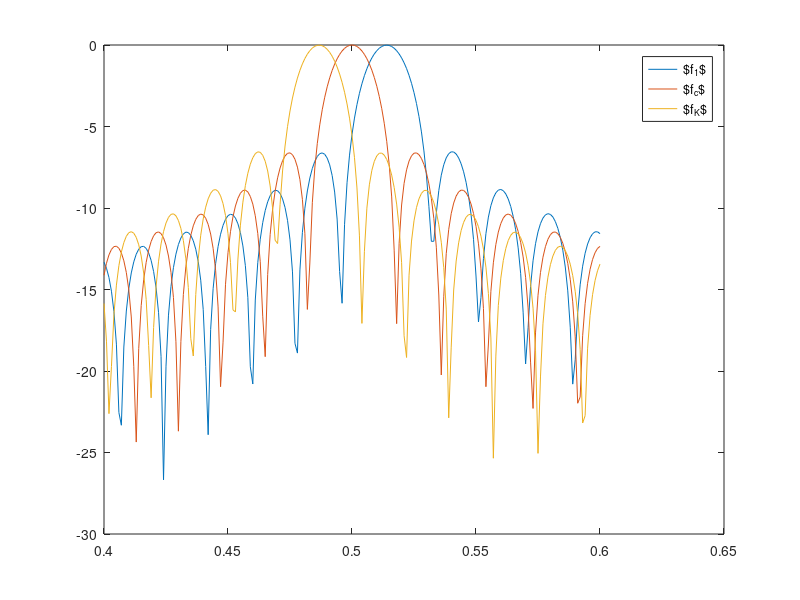

The MATLAB script that drew this image: (Note: this script raises an error after producing the figure.)
clc,
clear,

Nt = 128;
Nr = 1;
K = 512;

fc = 8e9;
B  = 400e6;

freq_range = fc-B*(K-1)/(2*K):B/K:fc+B*(K-1)/(2*K);
f1 = freq_range(1);
fc = freq_range(K/2);
fK = freq_range(K);


theta_range = 0.4:0.001:0.6;
theta_l = 0.5;

%%%%%%% Near-field %%%%%%%%
r0 = 20;
nn = -(Nt-1)/2:1:(Nt-1)/2;
c = 3e8;
d = (c/fc)/2;
r = sqrt(r0^2 + (nn*d).^2 - 2*r0*nn*d*sin(theta_l));
nf_arr_res_fc = exp(1j*2*pi*fc*(r - r0)/c)/sqrt(Nt);
%nf_arr_res_fc = 1/sqrt(Nt)*(2*pi*fc*(r - r0)/c);

nf_array_gain_f1 = zeros(length(theta_range),1);
nf_array_gain_fc = zeros(length(theta_range),1);
nf_array_gain_fK = zeros(length(theta_range),1);

%%%% With perfect distance knowledge %%%%
for i=1:length(theta_range)
    theta = theta_range(1,i);
    r_n = sqrt(r0^2 + (nn*d).^2 - 2*r0*nn*d*sin(theta));
    nf_arr_res_fc_H = (exp(1j*2*pi*fc*(r_n - r0)/c)/sqrt(Nt))';
    nf_arr_res_f1_H = (exp(1j*2*pi*f1*(r_n - r0)/c)/sqrt(Nt))';
    nf_arr_res_fK_H = (exp(1j*2*pi*fK*(r_n - r0)/c)/sqrt(Nt))';
    nf_array_gain_f1(i,1) = abs(nf_arr_res_fc*nf_arr_res_f1_H);
    nf_array_gain_fc(i,1) = abs(nf_arr_res_fc*nf_arr_res_fc_H);
    nf_array_gain_fK(i,1) = abs(nf_arr_res_fc*nf_arr_res_fK_H);
end

figure,
plot(theta_range,pow2db(nf_array_gain_f1));
hold on,
plot(theta_range,pow2db(nf_array_gain_fc));
hold on,
plot(theta_range,pow2db(nf_array_gain_fK));
% ylim([0.001 1])
legend('$f_1$','$f_c$','$f_K$', Interpreter="latex");
xlabel("$\theta$ [rad]", Interpreter="latex");
ylabel("Normalized array gain [dB]", Interpreter="latex");
xaxisproperties= get(gca, 'XAxis');
xaxisproperties.TickLabelInterpreter = 'latex'; % latex for x-axis
yaxisproperties= get(gca, 'YAxis');
yaxisproperties.TickLabelInterpreter = 'latex';   % tex for y-axis
yaxisproperties= get(gca, 'ZAxis');
yaxisproperties.TickLabelInterpreter = 'latex';   % tex for y-axis
box on
grid on
%%%% With imperfect distance knowledge %%%%
dist_range = 5:0.1:35;
nf_array_gain_f1_dist = zeros(length(dist_range),1);
nf_array_gain_fc_dist = zeros(length(dist_range),1);
nf_array_gain_fK_dist = zeros(length(dist_range),1);
for i=1:length(dist_range)
    r_prime = dist_range(1,i);
    r_dist = sqrt(r_prime^2 + (nn*d).^2 - 2*r_prime*nn*d*sin(theta_l));
    nf_arr_res_fc_H_dist = (exp(1j*2*pi*fc*(r_dist - r0)/c)/sqrt(Nt))';
    nf_arr_res_f1_H_dist = (exp(1j*2*pi*f1*(r_dist - r0)/c)/sqrt(Nt))';
    nf_arr_res_fK_H_dist = (exp(1j*2*pi*fK*(r_dist - r0)/c)/sqrt(Nt))';
    nf_array_gain_f1_dist(i,1) = abs(nf_arr_res_fc*nf_arr_res_f1_H_dist);
    nf_array_gain_fc_dist(i,1) = abs(nf_arr_res_fc*nf_arr_res_fc_H_dist);
    nf_array_gain_fK_dist(i,1) = abs(nf_arr_res_fc*nf_arr_res_fK_H_dist);
end

figure,

plot(dist_range,pow2db(nf_array_gain_f1_dist));
hold on,
plot(dist_range,pow2db(nf_array_gain_fc_dist));
hold on,
plot(dist_range,pow2db(nf_array_gain_fK_dist));
%ylim([0.1 1])
legend('$f_1$','$f_c$','$f_K$', Interpreter="latex");
xlabel("Distance (m)", Interpreter="latex");
ylabel("Normalized array gain [dB]", Interpreter="latex");

xaxisproperties= get(gca, 'XAxis');
xaxisproperties.TickLabelInterpreter = 'latex'; % latex for x-axis
yaxisproperties= get(gca, 'YAxis');
yaxisproperties.TickLabelInterpreter = 'latex';   % tex for y-axis
yaxisproperties= get(gca, 'ZAxis');
yaxisproperties.TickLabelInterpreter = 'latex';   % tex for y-axis
box on
grid on